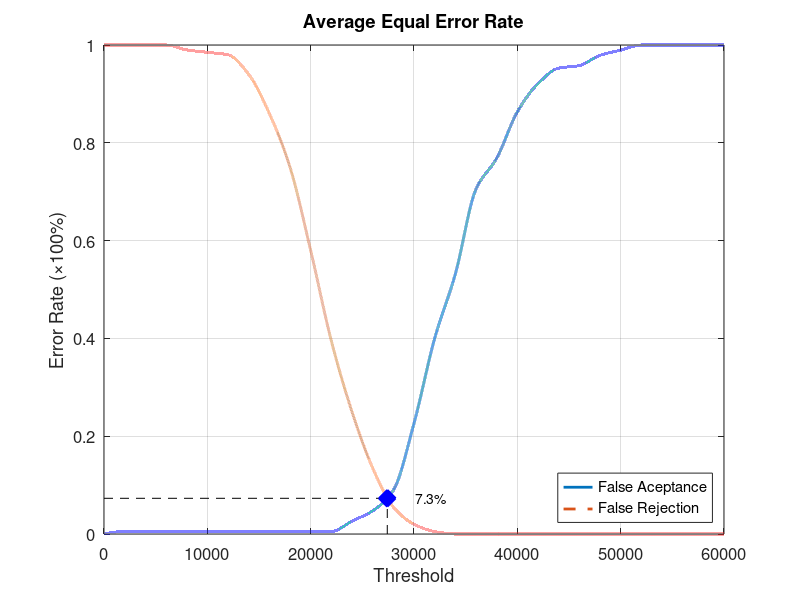
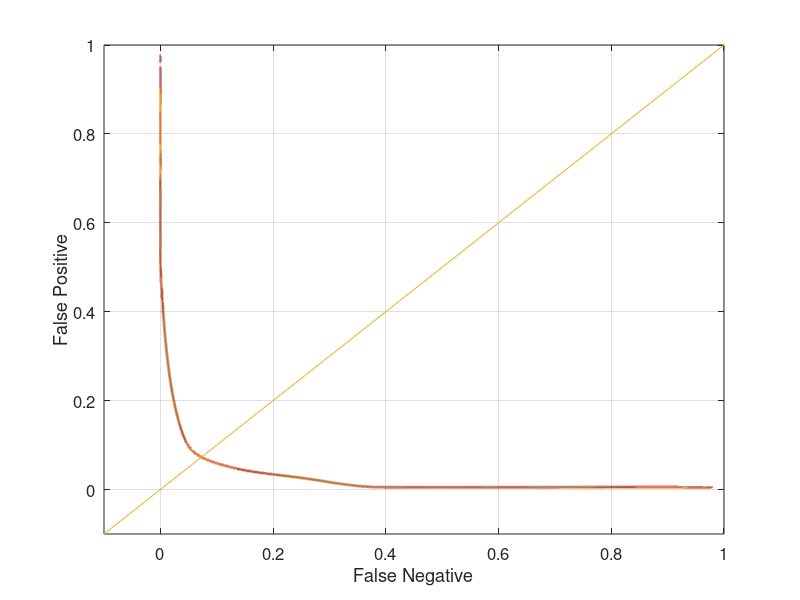

Here is the MATLAB script that generated these plots, in order:
function yEER = Database2_3
close all;
clear;
clc;
x = 0:2000:60000;
xq = 0:0.5:60000;

y0 = [0 0.00526316 0.00526316 0.00526316 0.00526316 0.00526316 0.00526316 0.00526316 0.00526316 0.00526316 0.00526316 0.00526316 0.0263158 0.0473684 0.0894737 0.226316 0.4 0.531579 0.705263 0.768421 0.863158 0.921053 0.952632 0.957895 0.978947 0.989474 1 1 1 1 1];
yy0 = interp1(x, y0, xq, 'pchip');
y1 = [1 1 1 1 0.99 0.985 0.98 0.94 0.86 0.75 0.58 0.395 0.25 0.135 0.055 0.02 0.005 0 0 0 0 0 0 0 0 0 0 0 0 0 0];
yy1 = interp1(x, y1, xq, 'pchip');

% Calculating EER: 
y2 = abs(y0 - y1);
find(y2 == min(y2))
yy2 = abs(yy0 - yy1);
xEER = find(yy2 == min(yy2));
xEERIndex = xq(xEER) % X-axis EER
yEER = yy0(xEER) % Y-axis EER

main = figure
plot(xq, yy0,'-','LineWidth', 2);	hold on
plot(xq, yy1,'--','LineWidth', 2);	hold on
plot([xEERIndex xEERIndex], [0 yEER], 'k--');	hold on
plot([0 xEERIndex], [yEER yEER], 'k--');	hold on
plot(xEERIndex, yEER, 'bx', 'LineWidth', 10);	hold on
text(xEERIndex + 10 * xEERIndex / 100, yEER, [num2str(round((10000 * yEER)) / 100) '%'])
legend('False Aceptance', 'False Rejection', 'Location', 'SouthEast')
xlabel('Threshold')
ylabel('Error Rate (\times100%)')
title('Average Equal Error Rate')
set(gca, 'FontSize', 12)
axis([0 60000 0 1])
grid on

print(main, 'Database2_3Main', '-dpng');
FNRxFPR = figure('Color', [1 1 1]);
plot(yy1, yy0, '-', yy1, yy0, 'LineWidth', 2);
hold on
y = -0.1:0.1:1
plot(y, y); 
set(gca, 'FontSize', 12)
xlabel('False Negative')
ylabel('False Positive')
axis([-0.1 1 -0.1 1])
set(gca, 'FontSize', 12)
grid on

print(FNRxFPR, 'Database2_3FNRxFPR','-dpng');
end
